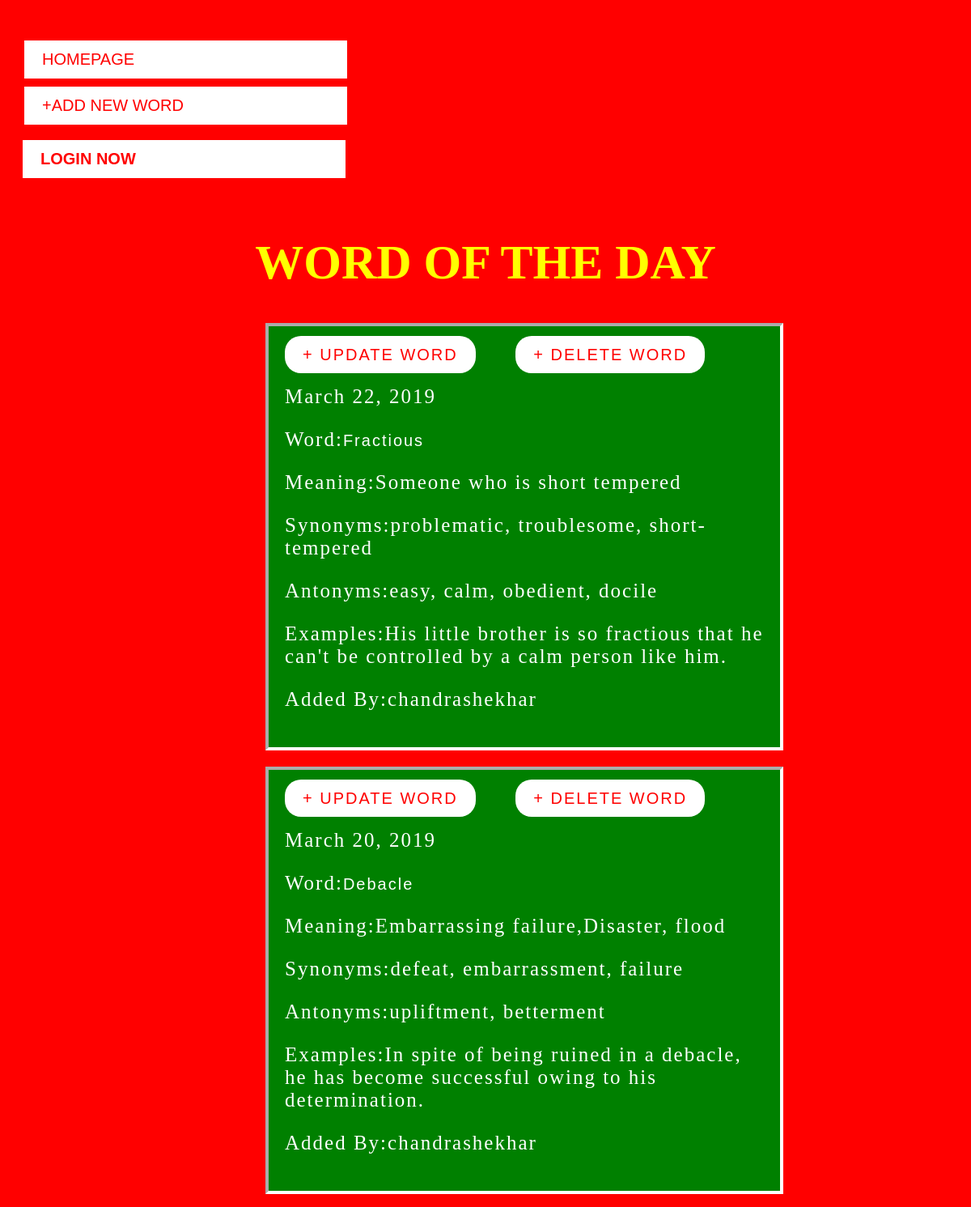
The page / on the database its author committed.
### word/models.py (models this page shows, shortened)
class Daily_words(models.Model):
    class Meta:
        ordering=['-Date_posted']
    Date_posted=models.DateField(auto_now=True)
    Word=models.CharField(max_length=20,unique=True)
    Meaning=models.CharField(max_length=100)
    Synonyms=models.CharField(max_length=80,null=True,blank=True)
    Antonyms=models.CharField(max_length=80,null=True,blank=True)
    Examples=models.TextField()
    AddedBy=models.ForeignKey('auth.User',on_delete=models.CASCADE)

### word/views.py (the view)
# urls.py: path('',HomePage.as_view(),name='HOME'),
class HomePage(ListView):
    model=Daily_words
    context_object_name='word'
    template_name='Home.html'
    id=True

### templates/Home.html (shortened to what this page needs)
{% extends "Base.html" %}
{% block title %}
{% load static %}
<link href={% static 'css/Home.css' %}  rel=stylesheet >
{% endblock title %}
{% block content %}
<h1 >WORD OF THE DAY</h1>
{% for K in object_list %}
<div class='cl'>
   <a class='buttons' href='{% url 'Update' K.pk %}' >+ UPDATE WORD</a>
  <a class='buttons' href='{% url 'Delete' K.pk %}''>+ DELETE WORD</a>
 <P>{{K.Date_posted}}<p>
 <P>Word:<a class='speacial' href='{% url 'Detail' K.pk %}'>{{K.Word}} </a></p>
 <P>Meaning:{{K.Meaning}}<p>
 <P>Synonyms:{{K.Synonyms}}<p>
 <P>Antonyms:{{K.Antonyms}}<p>
 <P>Examples:{{K.Examples}}<p>
 <P>Added By:{{K.AddedBy}}<p>
 </div>
{% endfor %}
{% endblock content %}

### templates/Base.html (shortened to what this page needs)
<html lang="en">
<head>
{% load static %}
    <link href={% static 'css/Base.css' %} rel='stylesheet'>
     {% block title %}
     {% endblock title %}
</head>
<body>
 <div class='icons'>
 <a class='buttons' id='buttons' href='{% url 'HOME' %}'>HOMEPAGE</a><a class='buttons' id='buttons' href='{% url 'NEW' %}'>+ADD NEW WORD</a>
  </div>
 {% if user.is_authenticated %}
  <h2>  welcome  {{user.username}}</h2>
  <h3>  <a id='buttons' class='buttons' href={% url 'logout' %}>LOG OUT</a></h3>
{% else %}
    <h3>  <a id='buttons' class='buttons' href='{% url 'login' %}'>LOGIN NOW</a></h3>
{% endif %}
    <p>{% block content %}
        {% endblock content %}</P>
</body>
</html>

### static/css/Base.css (style rules this page uses)
html { background-size: cover; background-color:red; color:white; }
a { font-size:20px; color:white; text-decoration: none; }
.cl { border:4px solid yellow; border-style: inset; transform:translate(40%,10%); padding:20px; opacity: 100%; font-size:20px; letter-spacing:2px; font-family: 'Lucida Sans', 'Lucida Sans Regular', 'Lucida Grande', 'Lucida Sans Unicode', Geneva, Verdana, sans-serif; background-color:green; width:50%; }
#buttons { color:red; display: block; width:30%; background-color:white; padding:10px 20px; margin-bottom: 10px; border: 2px solid red; margin-left: 20px; font-size:20px; font-family:Calibri, 'Trebuchet MS', sans-serif; }
.icons { margin-left:2px; margin-top:50px; }
h1 { color:yellow; font-size:60px; text-align: center; }

### static/css/Home.css (style rules this page uses)
html { background-size:contain; background-color:red; }
a { font-size:20px; color:white; text-decoration: none; }
.cl { border:4px solid white; border-style: inset; margin-top:20px; transform:translate(50%,0%); background-color:green; background-size:cover; padding:20px; font-size:25px; color:white; letter-spacing:2px; font-family: 'sans-serif'; width:50%; }
.buttons { color:red; background-color:white; padding:10px 20px; border:2px solid red; border:2px solid transparent; border-radius: 20px; font-size:20px; font-family:Calibri, 'Trebuchet MS', sans-serif; }
.speacial { font-size:20px; font-family:Calibri, 'Trebuchet MS', sans-serif; }
#buttons { color:red; background-color:white; padding:10px 20px; margin-left: 20px; border-radius: 0px; border:2px solid transparent; font-size:20px; font-family:Calibri, 'Trebuchet MS', sans-serif; }

### rows shown on the page
Daily_words: Date_posted "March 22, 2019", Word "Fractious", Meaning "Someone who is short tempered", Synonyms "problematic, troublesome, short-tempered", Antonyms "easy, calm, obedient, docile", Examples "His little brother is so fractious that he can't be controlled by a calm person like him.", AddedBy "chandrashekhar"
Daily_words: Date_posted "March 20, 2019", Word "Debacle", Meaning "Embarrassing failure,Disaster, flood", Synonyms "defeat, embarrassment, failure", Antonyms "upliftment, betterment", Examples "In spite of being ruined in a debacle, he has become successful owing to his determination.", AddedBy "chandrashekhar"
